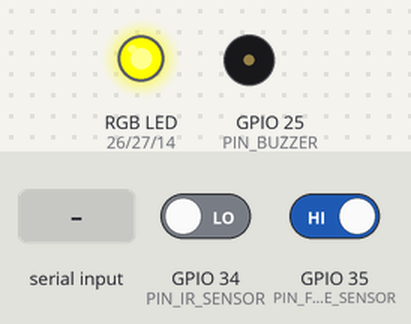
A program run on a simulated ESP32. Parts: an RGB LED mixed from three pins (HIGH = lit), buzzer (waves = sounding). The test bench sets the inputs (shaded band); at power-on: GPIO 34 (PIN_IR_SENSOR) LOW, GPIO 35 (PIN_FLAME_SENSOR) HIGH. Nothing arrives over Bluetooth unless stated.

Above: at 1.2 s.
1.3 s: "arm\n" received over the second serial link
At 1.7 s:
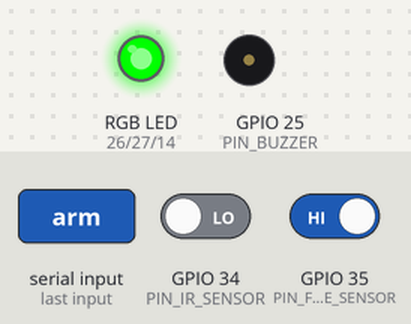
2.8 s: GPIO 34 (PIN_IR_SENSOR) driven HIGH
At 3.7 s:
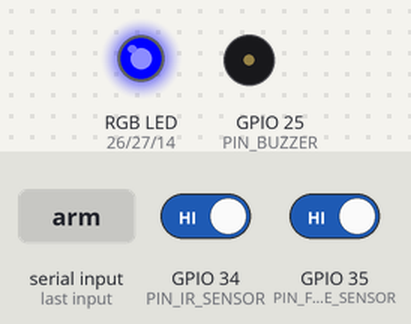
5.8 s: "disarm\n" received over the second serial link
At 6.9 s:
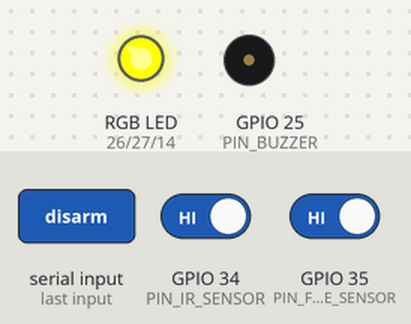
Timing chart, 0 to 8.8 s (numbered marks = the images above; inputs shaded):
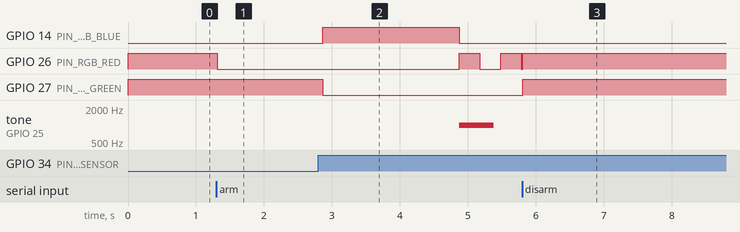

Measured:
- after the input at 1.3 s, GPIO 26 (PIN_RGB_RED): HIGH → LOW at once
- after the input at 2.8 s, GPIO 14 (PIN_RGB_BLUE): LOW → HIGH after 0.07 s, → LOW 2.0 s later; GPIO 26 (PIN_RGB_RED): alternates HIGH for 0.30 s and LOW for 0.30 s, starting after 2.1 s; GPIO 27 (PIN_RGB_GREEN): HIGH → LOW after 0.07 s; tone on GPIO 25 (PIN_BUZZER): silent → 1000 Hz after 2.1 s, → silent 0.51 s later
- after the input at 5.8 s, GPIO 27 (PIN_RGB_GREEN): LOW → HIGH at once; tone on GPIO 25 (PIN_BUZZER): stops changing and stays silent

The program:

main.cpp
```cpp
#include <Arduino.h>
#include <BluetoothSerial.h>

// ==================== PINOUT ====================
#define PIN_IR_SENSOR       34
#define PIN_FLAME_SENSOR    35
#define PIN_BUZZER          25
#define PIN_RGB_RED         26
#define PIN_RGB_GREEN       27
#define PIN_RGB_BLUE        14

// ==================== CONSTANTS ====================
#define DOOR_ALARM_THRESHOLD_MS     2000
#define DEBOUNCE_DELAY_MS           50
#define ALARM_MAX_DURATION_MS       30000

#define BUZZER_DOOR_FREQ    1000
#define BUZZER_FIRE_FREQ    2000

// ==================== SYSTEM STATES ====================
enum SystemState {
    DISARMED,
    ARMED,
    DOOR_ALARM,
    FIRE_ALARM
};

// ==================== DATA STRUCTURE ====================
struct SystemData {
    SystemState state;
    bool doorOpen;
    unsigned long doorOpenTime;
    bool alarmActive;
    unsigned long alarmStartTime;
    int intrusionCount;
};

// ==================== GLOBAL VARIABLES ====================
BluetoothSerial SerialBT;
SystemData data;

bool lastDoorState = false;
unsigned long lastDoorChangeTime = 0;

unsigned long lastBeepTime = 0;
bool buzzerOn = false;

unsigned long lastLedBlinkTime = 0;
bool ledOn = false;

// ==================== FUNCTION PROTOTYPES ====================
void initHardware();
void controlLED();
bool readIRSensor();
bool readFlameSensor();
void sendBluetoothState();
void processBluetoothCommands();
void triggerDoorAlarm();
void triggerFireAlarm();
void stopAlarm();
void handleBuzzer();
void handleAlarmLED();

// ==================== INITIALIZATION ====================
void initHardware() {
    pinMode(PIN_IR_SENSOR, INPUT);
    pinMode(PIN_FLAME_SENSOR, INPUT);
    pinMode(PIN_BUZZER, OUTPUT);
    pinMode(PIN_RGB_RED, OUTPUT);
    pinMode(PIN_RGB_GREEN, OUTPUT);
    pinMode(PIN_RGB_BLUE, OUTPUT);

    ledcSetup(0, 2000, 8);
    ledcAttachPin(PIN_BUZZER, 0);
    ledcWriteTone(0, 0);

    data.state = DISARMED;
    data.doorOpen = false;
    data.doorOpenTime = 0;
    data.alarmActive = false;
    data.alarmStartTime = 0;
    data.intrusionCount = 0;

    digitalWrite(PIN_RGB_RED, LOW);
    digitalWrite(PIN_RGB_GREEN, LOW);
    digitalWrite(PIN_RGB_BLUE, LOW);

    SerialBT.begin("ESP32_SecuSys");
    SerialBT.println("Security System Ready");
    SerialBT.println("Commands: arm, disarm, status, reset, help");

    controlLED();
}

// ==================== LED CONTROL ====================
void controlLED() {
    if (data.alarmActive) return;

    switch(data.state) {
        case ARMED:
            if (data.doorOpen) {
                digitalWrite(PIN_RGB_RED, LOW);
                digitalWrite(PIN_RGB_GREEN, LOW);
                digitalWrite(PIN_RGB_BLUE, HIGH);
            } else {
                digitalWrite(PIN_RGB_RED, LOW);
                digitalWrite(PIN_RGB_GREEN, HIGH);
                digitalWrite(PIN_RGB_BLUE, LOW);
            }
            break;

        case DISARMED:
            digitalWrite(PIN_RGB_RED, HIGH);
            digitalWrite(PIN_RGB_GREEN, HIGH);
            digitalWrite(PIN_RGB_BLUE, LOW);
            break;

        default:
            break;
    }
}

// ==================== SENSOR READING ====================
bool readIRSensor() {
    return (digitalRead(PIN_IR_SENSOR) == HIGH);
}

bool readFlameSensor() {
    return (digitalRead(PIN_FLAME_SENSOR) == LOW);
}

// ==================== BLUETOOTH COMMUNICATION ====================
void sendBluetoothState() {
    String stateStr = "";
    switch(data.state) {
        case ARMED:      stateStr = "ARMED"; break;
        case DISARMED:   stateStr = "DISARMED"; break;
        case DOOR_ALARM: stateStr = "DOOR_ALARM"; break;
        case FIRE_ALARM: stateStr = "FIRE_ALARM"; break;
    }

    SerialBT.print("[" + stateStr + "] ");
    SerialBT.print("Door:" + String(data.doorOpen ? "OPEN" : "closed") + " ");
    SerialBT.print("Intrusions:" + String(data.intrusionCount));

    if (data.state == ARMED && data.doorOpen && !data.alarmActive) {
        unsigned long openDuration = millis() - data.doorOpenTime;
        if (openDuration < DOOR_ALARM_THRESHOLD_MS) {
            long remaining = (DOOR_ALARM_THRESHOLD_MS - openDuration) / 1000;
            SerialBT.print(" | Alarm in " + String(remaining) + "s");
        }
    }
    SerialBT.println();
}

void processBluetoothCommands() {
    if (!SerialBT.available()) return;

    String cmd = SerialBT.readStringUntil('\n');
    cmd.toLowerCase();
    cmd.trim();

    if (cmd == "arm") {
        if (data.state == DISARMED) {
            data.state = ARMED;
            data.alarmActive = false;
            data.doorOpen = false;
            data.doorOpenTime = 0;
            ledcWriteTone(0, 0);
            controlLED();
            SerialBT.println("System ARMED - Surveillance active");
        } else {
            SerialBT.println("System already armed or in alarm");
        }
    }
    else if (cmd == "disarm") {
        stopAlarm();
        data.state = DISARMED;
        data.alarmActive = false;
        ledcWriteTone(0, 0);
        controlLED();
        SerialBT.println("System DISARMED");
    }
    else if (cmd == "status") {
        sendBluetoothState();
    }
    else if (cmd == "reset") {
        stopAlarm();
        data.state = DISARMED;
        data.intrusionCount = 0;
        data.doorOpen = false;
        data.doorOpenTime = 0;
        data.alarmActive = false;
        ledcWriteTone(0, 0);
        controlLED();
        SerialBT.println("System RESET");
    }
    else if (cmd == "help") {
        SerialBT.println("=== COMMANDS ===");
        SerialBT.println("  arm     - Activate surveillance");
        SerialBT.println("  disarm  - Deactivate surveillance");
        SerialBT.println("  status  - Show system status");
        SerialBT.println("  reset   - Reset system");
        SerialBT.println("  help    - Show this help");
    }
    else {
        SerialBT.println("Unknown command. Type 'help'");
    }
}

// ==================== ALARM HANDLING ====================
void triggerDoorAlarm() {
    if (!data.alarmActive && data.state == ARMED) {
        data.alarmActive = true;
        data.state = DOOR_ALARM;
        data.alarmStartTime = millis();
        data.intrusionCount++;

        SerialBT.println("DOOR ALARM - Door left open too long");
        SerialBT.println("Intrusion #" + String(data.intrusionCount));
    }
}

void triggerFireAlarm() {
    if (!data.alarmActive && data.state == ARMED) {
        data.alarmActive = true;
        data.state = FIRE_ALARM;
        data.alarmStartTime = millis();

        SerialBT.println("FIRE ALARM - Flame detected");
    }
}

void stopAlarm() {
    data.alarmActive = false;
    data.doorOpenTime = 0;
    data.doorOpen = false;
    ledcWriteTone(0, 0);
    buzzerOn = false;
    ledOn = false;
}

// ==================== BUZZER HANDLER ====================
void handleBuzzer() {
    if (!data.alarmActive) return;

    unsigned long interval = (data.state == FIRE_ALARM) ? 200 : 500;

    if (millis() - lastBeepTime > interval) {
        if (buzzerOn) {
            ledcWriteTone(0, 0);
            buzzerOn = false;
        } else {
            int frequency = (data.state == FIRE_ALARM) ? BUZZER_FIRE_FREQ : BUZZER_DOOR_FREQ;
            ledcWriteTone(0, frequency);
            buzzerOn = true;
        }
        lastBeepTime = millis();
    }

    if (millis() - data.alarmStartTime > ALARM_MAX_DURATION_MS) {
        stopAlarm();
        data.state = DISARMED;
        controlLED();
        SerialBT.println("Alarm stopped automatically - System disarmed");
    }
}

// ==================== ALARM LED HANDLER ====================
void handleAlarmLED() {
    if (!data.alarmActive) return;

    if (millis() - lastLedBlinkTime > 300) {
        ledOn = !ledOn;
        if (ledOn) {
            digitalWrite(PIN_RGB_RED, HIGH);
            digitalWrite(PIN_RGB_GREEN, LOW);
            digitalWrite(PIN_RGB_BLUE, LOW);
        } else {
            digitalWrite(PIN_RGB_RED, LOW);
            digitalWrite(PIN_RGB_GREEN, LOW);
            digitalWrite(PIN_RGB_BLUE, LOW);
        }
        lastLedBlinkTime = millis();
    }
}

// ==================== SETUP ====================
void setup() {
    initHardware();
}

// ==================== MAIN LOOP ====================
void loop() {
    processBluetoothCommands();

    bool currentDoorState = readIRSensor();
    bool flameDetected = readFlameSensor();

    if (flameDetected && data.state == ARMED && !data.alarmActive) {
        triggerFireAlarm();
    }

    if (data.state == ARMED && !data.alarmActive) {
        if (currentDoorState != lastDoorState) {
            lastDoorChangeTime = millis();
        }

        if (millis() - lastDoorChangeTime > DEBOUNCE_DELAY_MS) {
            if (currentDoorState && !data.doorOpen) {
                data.doorOpen = true;
                data.doorOpenTime = millis();
                controlLED();
                SerialBT.println("Door OPEN - Timer started (5s)");
            }
            else if (!currentDoorState && data.doorOpen) {
                unsigned long openDuration = millis() - data.doorOpenTime;
                data.doorOpen = false;
                controlLED();
                SerialBT.println("Door CLOSED - Duration: " + String(openDuration) + " ms");
                if (openDuration < DOOR_ALARM_THRESHOLD_MS) {
                    SerialBT.println("No alarm - Normal operation");
                }
            }
        }

        if (data.doorOpen && (millis() - data.doorOpenTime > DOOR_ALARM_THRESHOLD_MS)) {
            triggerDoorAlarm();
        }

        lastDoorState = currentDoorState;
    }
    else if (data.state != ARMED) {
        data.doorOpen = currentDoorState;
        lastDoorState = currentDoorState;
    }

    handleBuzzer();
    handleAlarmLED();

    static unsigned long lastStateSend = 0;
    if (millis() - lastStateSend > 10000 && data.state == ARMED && !data.alarmActive) {
        sendBluetoothState();
        lastStateSend = millis();
    }

    delay(20);
}
```
